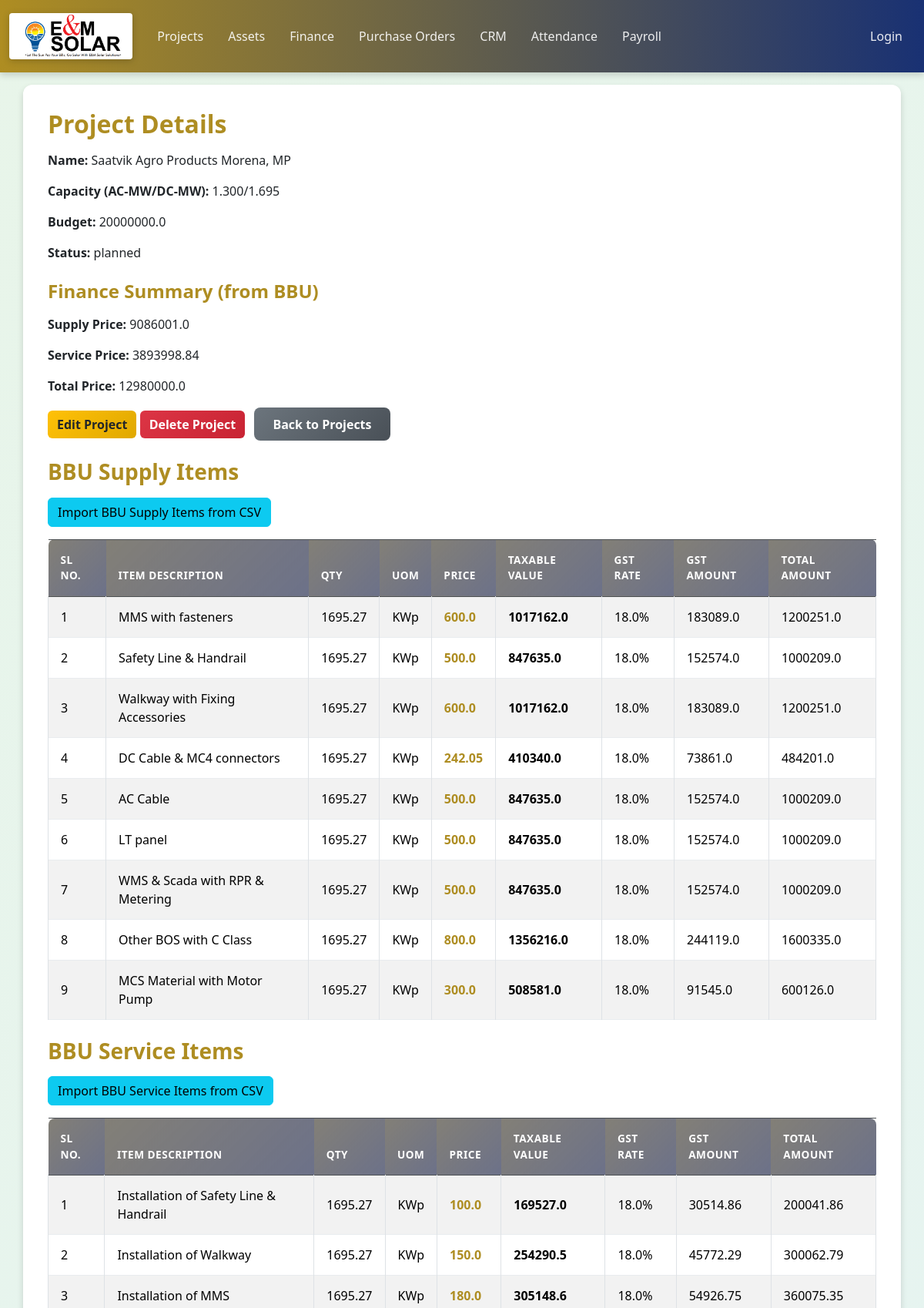
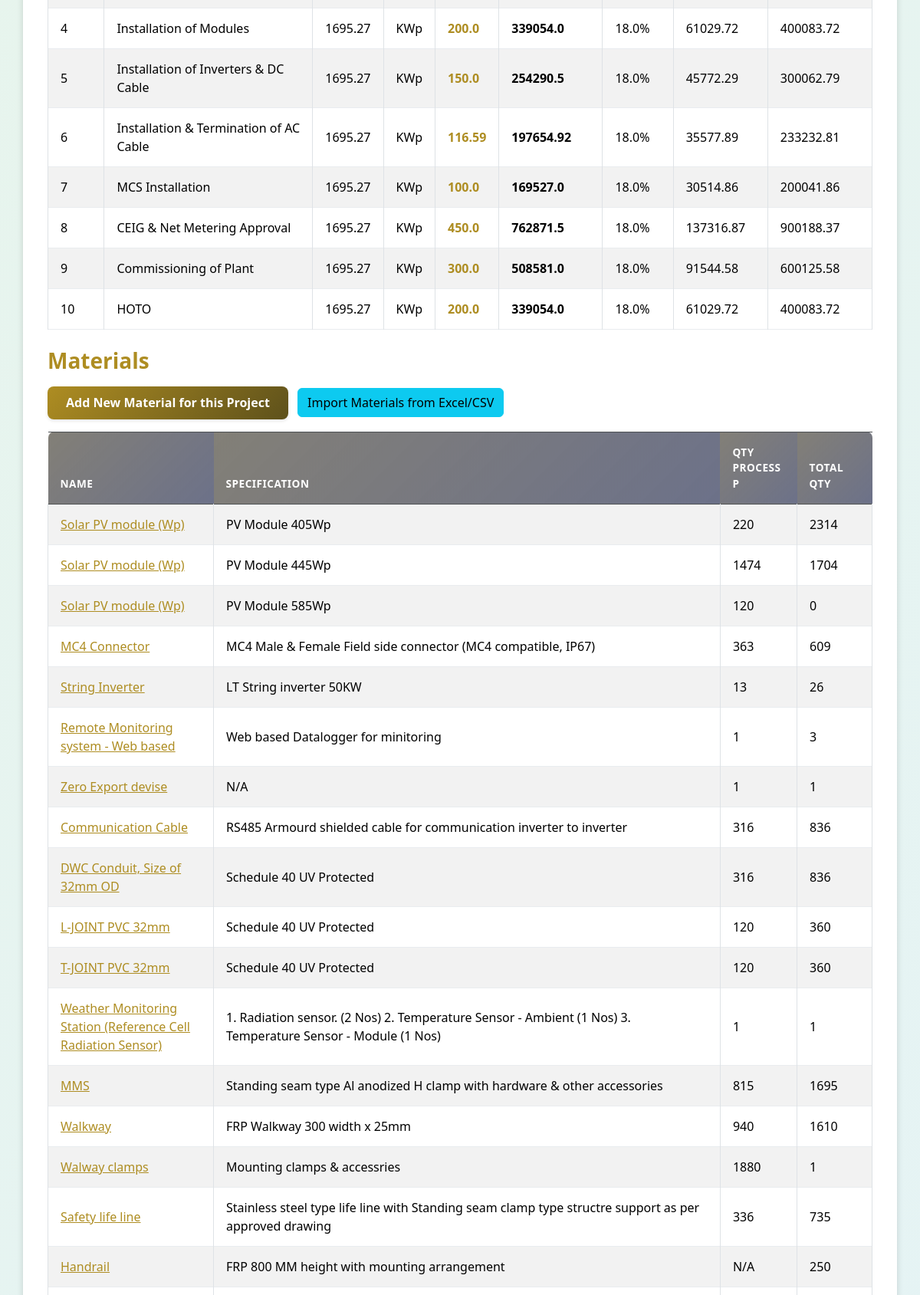
The page /projects/5 (upper part) on the database its author committed (2 pictures, top to bottom).
### models/project.py (models this page shows)
class SolarProject(db.Model):
    id = db.Column(db.Integer, primary_key=True)
    name = db.Column(db.String(100))
    capacity_mw = db.Column(db.String(50))  # Changed to String to accommodate AC/DC format
    budget = db.Column(db.Float)
    status = db.Column(db.String(50))
    boq_pdf_path = db.Column(db.String(255)) # This field name is misleading now, but keeping for continuity for now
    bbu_pdf_path = db.Column(db.String(255)) # This field name is misleading now, but keeping for continuity for now
    finance_supply_price = db.Column(db.Float)
    finance_service_price = db.Column(db.Float)
    finance_total_price = db.Column(db.Float)
    purchase_orders = relationship("PurchaseOrder", back_populates="project")
    finance_transactions = relationship("FinanceTransaction", back_populates="project")
    materials = relationship("Material", back_populates="project")
    bbu_supply_items = relationship("BBUSupplyItem", back_populates="project")
    bbu_service_items = relationship("BBUServiceItem", back_populates="project")

### models/bbu_item.py (models this page shows)
class BBUSupplyItem(db.Model):
    __tablename__ = 'bbu_supply_item'
    id = db.Column(db.Integer, primary_key=True)
    project_id = db.Column(db.Integer, db.ForeignKey('solar_project.id'))
    sl_no = db.Column(db.String(50))
    item_description = db.Column(db.String(500))
    qty = db.Column(db.Float)
    uom = db.Column(db.String(50))
    price = db.Column(db.Float)
    taxable_value = db.Column(db.Float)
    gst_rate = db.Column(db.String(50)) # Storing as float (e.g., 18.0 for 18%)
    gst_amount = db.Column(db.Float)
    total_amount = db.Column(db.Float)
    project = relationship("SolarProject", back_populates="bbu_supply_items")

class BBUServiceItem(db.Model):
    __tablename__ = 'bbu_service_item'
    id = db.Column(db.Integer, primary_key=True)
    project_id = db.Column(db.Integer, db.ForeignKey('solar_project.id'))
    sl_no = db.Column(db.String(50))
    item_description = db.Column(db.String(500))
    qty = db.Column(db.Float)
    uom = db.Column(db.String(50))
    price = db.Column(db.Float)
    taxable_value = db.Column(db.Float)
    gst_rate = db.Column(db.String) # Storing as float (e.g., 18.0 for 18%)
    gst_amount = db.Column(db.Float)
    total_amount = db.Column(db.Float)
    project = relationship("SolarProject", back_populates="bbu_service_items")

### models/material.py (models this page shows)
class Material(db.Model):
    id = db.Column(db.Integer, primary_key=True)
    project_id = db.Column(db.Integer, db.ForeignKey('solar_project.id'))
    name = db.Column(db.String(256))
    specification = db.Column(db.String(256))
    qty_process_p = db.Column(db.String(50))
    qty_fmg1 = db.Column(db.String(50))
    qty_storage = db.Column(db.String(50))
    total_qty = db.Column(db.String(100))
    uom = db.Column(db.String(50))
    make = db.Column(db.String(100))
    supply = db.Column(db.String(100))
    service = db.Column(db.String(100))
    rate = db.Column(db.String(50))
    amount = db.Column(db.String(50))
    project = relationship("SolarProject", back_populates="materials")

### routes/project_routes.py (the view)
@project_bp.route('/projects/<int:id>', methods=['GET'])
def get_project(id):
    project = SolarProject.query.get_or_404(id)
    return render_template('project_detail.html', project=project, materials=project.materials,
                           finance_transactions=project.finance_transactions,
                           bbu_supply_items=project.bbu_supply_items,
                           bbu_service_items=project.bbu_service_items)

### templates/project_detail.html (shortened to what this page needs)
{% extends "base.html" %}
{% block content %}
<h2 class="mb-3">Project Details</h2>
<p><strong>Name:</strong> {{ project.name }}</p>
<p><strong>Capacity (AC-MW/DC-MW):</strong> {{ project.capacity_mw }}</p>
<p><strong>Budget:</strong> {{ project.budget }}</p>
<p><strong>Status:</strong> {{ project.status }}</p>
<h4 class="mt-4">Finance Summary (from BBU)</h4>
<p><strong>Supply Price:</strong> {{ project.finance_supply_price if project.finance_supply_price else 'N/A' }}</p>
<p><strong>Service Price:</strong> {{ project.finance_service_price if project.finance_service_price else 'N/A' }}</p>
<p><strong>Total Price:</strong> {{ project.finance_total_price if project.finance_total_price else 'N/A' }}</p>
<a href="/projects/{{ project.id }}/edit" class="btn btn-warning">Edit Project</a>
<form action="/projects/{{ project.id }}/delete" method="POST" class="d-inline">
    <button type="submit" class="btn btn-danger" onclick="return confirm('Are you sure you want to delete this project?');">Delete Project</button>
</form>
<a href="/projects" class="btn btn-secondary ms-2">Back to Projects</a>
<h3 class="mt-4">BBU Supply Items</h3>
<a href="/projects/{{ project.id }}/import_bbu_supply" class="btn btn-info mb-3">Import BBU Supply Items from CSV</a>
{% if bbu_supply_items %}
<table class="table table-striped table-bordered mb-3">
    <thead class="table-dark">
        <tr>
            <th>Sl No.</th>
            <th>Item Description</th>
            <th>Qty</th>
            <th>UOM</th>
            <th>Price</th>
            <th>Taxable Value</th>
            <th>GST Rate</th>
            <th>GST Amount</th>
            <th>Total Amount</th>
        </tr>
    </thead>
    <tbody>
        {% for item in bbu_supply_items %}
        <tr>
            <td>{{ item.sl_no }}</td>
            <td>{{ item.item_description }}</td>
            <td>{{ item.qty }}</td>
            <td>{{ item.uom }}</td>
            <td>{{ item.price }}</td>
            <td>{{ item.taxable_value }}</td>
            <td>{{ item.gst_rate }}%</td>
            <td>{{ item.gst_amount }}</td>
            <td>{{ item.total_amount }}</td>
        </tr>
        {% endfor %}
    </tbody>
</table>
{% else %}
<p>No BBU supply items found for this project.</p>
{% endif %}
<h3 class="mt-4">BBU Service Items</h3>
<a href="/projects/{{ project.id }}/import_bbu_service" class="btn btn-info mb-3">Import BBU Service Items from CSV</a>
{% if bbu_service_items %}
<table class="table table-striped table-bordered mb-3">
    <thead class="table-dark">
        <tr>
            <th>Sl No.</th>
            <th>Item Description</th>
            <th>Qty</th>
            <th>UOM</th>
            <th>Price</th>
            <th>Taxable Value</th>
            <th>GST Rate</th>
            <th>GST Amount</th>
            <th>Total Amount</th>
        </tr>
    </thead>
    <tbody>
        {% for item in bbu_service_items %}
        <tr>
            <td>{{ item.sl_no }}</td>
            <td>{{ item.item_description }}</td>
            <td>{{ item.qty }}</td>
            <td>{{ item.uom }}</td>
            <td>{{ item.price }}</td>
            <td>{{ item.taxable_value }}</td>
            <td>{{ item.gst_rate }}%</td>
            <td>{{ item.gst_amount }}</td>
            <td>{{ item.total_amount }}</td>
        </tr>
        {% endfor %}
    </tbody>
</table>
{% else %}
<p>No BBU service items found for this project.</p>
{% endif %}
<h3 class="mt-4">Materials</h3>
<a href="/materials/new?project_id={{ project.id }}" class="btn btn-primary mb-3">Add New Material for this Project</a>
<a href="/projects/{{ project.id }}/import_materials" class="btn btn-info mb-3 ms-2">Import Materials from Excel/CSV</a>
{% if materials %}
<table class="table table-striped table-bordered mb-3">
    <thead class="table-dark">
        <tr>
            <th>Name</th>
            <th>Specification</th>
            <th>Qty Process P</th>
            <th>Total Qty</th>
        </tr>
    </thead>
    <tbody>
        {% for material in materials %}
        <tr>
            <td><a href="/materials/{{ material.id }}">{{ material.name }}</a></td>
            <td>{{ material.specification or 'N/A' }}</td>
            <td>{{ material.qty_process_p or 'N/A' }}</td>
            <td>{{ material.total_qty or 'N/A' }}</td>
        </tr>
        {% endfor %}
    </tbody>
</table>
{% else %}
<p>No materials found for this project.</p>
{% endif %}
{% endblock %}

### static/style.css (style rules this page uses)
:root { --primary-color: #ae8d22; --primary-dark: #5e511b; --primary-light: #af984c; --secondary-color: #193173; --secondary-dark: #0d0f40; --secondary-light: #3c4484; --bg-primary: #f8f9fa; --bg-secondary: #e9ecef; --bg-card: #ffffff; --text-primary: #212529; --text-secondary: #6c757d; --text-light: #ffffff; --success: #28a745; --warning: #ffc107; --danger: #dc3545; --info: #17a2b8; --shadow-sm: 0 2px 4px rgba(0,0,0,0.1); --shadow-md: 0 4px 8px rgba(0,0,0,0.15); --shadow-lg: 0 8px 16px rgba(0,0,0,0.2); --radius-sm: 4px; --radius-md: 8px; --radius-lg: 12px; --transition-fast: 0.2s ease; --transition-normal: 0.3s ease; }
body { font-family: 'Segoe UI', Tahoma, Geneva, Verdana, sans-serif; background: linear-gradient(135deg, #e8f5e9 0%, #e3f2fd 100%); background-attachment: fixed; min-height: 100vh; color: var(--text-primary); }
h1, h2, h3, h4, h5, h6 { color: var(--primary-color); font-weight: 600; margin-bottom: 1rem; }
.btn-primary { background: linear-gradient(135deg, var(--primary-color) 0%, var(--primary-dark) 100%); border: none; padding: 0.6rem 1.5rem; border-radius: var(--radius-md); font-weight: 600; box-shadow: var(--shadow-sm); transition: var(--transition-fast); }
.btn-secondary { background: linear-gradient(135deg, #6c757d 0%, #495057 100%); border: none; padding: 0.6rem 1.5rem; border-radius: var(--radius-md); font-weight: 600; transition: var(--transition-fast); }
.btn-warning { background: linear-gradient(135deg, var(--warning) 0%, #e0a800 100%); border: none; color: #212529; font-weight: 600; transition: var(--transition-fast); }
.btn-danger { background: linear-gradient(135deg, var(--danger) 0%, #c82333 100%); border: none; font-weight: 600; transition: var(--transition-fast); }
.table { margin-bottom: 0; }
.table thead th { background: linear-gradient(135deg, rgba(95, 91, 80, 0.775) 0%, rgba(82, 88, 116, 0.847) 100%); color: var(--text-light); font-weight: 600; text-transform: uppercase; font-size: 0.85rem; letter-spacing: 0.5px; border: none; padding: 1rem; }
.table thead th:first-child { border-top-left-radius: var(--radius-md); }
.table thead th:last-child { border-top-right-radius: var(--radius-md); }
.table tbody tr { transition: var(--transition-fast); border-bottom: 1px solid var(--bg-secondary); }
.table tbody td { padding: 0.875rem 1rem; vertical-align: middle; }
a { color: var(--primary-color); transition: var(--transition-fast); }
.table tbody tr td:first-child::before { content: ''; }
.table td:nth-child(5) { font-weight: 600; color: var(--primary-color); }
.table td:nth-child(6) { font-weight: 600; }

### rows shown on the page
SolarProject: name "Saatvik Agro Products Morena, MP", capacity_mw "1.300/1.695", budget "20000000.0", status "planned", finance_supply_price "9086001.0", finance_service_price "3893998.84", finance_total_price "12980000.0"
BBUSupplyItem: sl_no "1", item_description "MMS with fasteners", qty "1695.27", uom "KWp", price "600.0", taxable_value "1017162.0", gst_rate "18.0", gst_amount "183089.0", total_amount "1200251.0"
BBUSupplyItem: sl_no "2", item_description "Safety Line & Handrail", qty "1695.27", uom "KWp", price "500.0", taxable_value "847635.0", gst_rate "18.0", gst_amount "152574.0", total_amount "1000209.0"
BBUSupplyItem: sl_no "3", item_description "Walkway with Fixing Accessories", qty "1695.27", uom "KWp", price "600.0", taxable_value "1017162.0", gst_rate "18.0", gst_amount "183089.0", total_amount "1200251.0"
BBUSupplyItem: sl_no "4", item_description "DC Cable & MC4 connectors", qty "1695.27", uom "KWp", price "242.05", taxable_value "410340.0", gst_rate "18.0", gst_amount "73861.0", total_amount "484201.0"
BBUSupplyItem: sl_no "5", item_description "AC Cable", qty "1695.27", uom "KWp", price "500.0", taxable_value "847635.0", gst_rate "18.0", gst_amount "152574.0", total_amount "1000209.0"
BBUSupplyItem: sl_no "6", item_description "LT panel", qty "1695.27", uom "KWp", price "500.0", taxable_value "847635.0", gst_rate "18.0", gst_amount "152574.0", total_amount "1000209.0"
BBUSupplyItem: sl_no "7", item_description "WMS & Scada with RPR & Metering", qty "1695.27", uom "KWp", price "500.0", taxable_value "847635.0", gst_rate "18.0", gst_amount "152574.0", total_amount "1000209.0"
BBUSupplyItem: sl_no "8", item_description "Other BOS with C Class", qty "1695.27", uom "KWp", price "800.0", taxable_value "1356216.0", gst_rate "18.0", gst_amount "244119.0", total_amount "1600335.0"
BBUSupplyItem: sl_no "9", item_description "MCS Material with Motor Pump", qty "1695.27", uom "KWp", price "300.0", taxable_value "508581.0", gst_rate "18.0", gst_amount "91545.0", total_amount "600126.0"
BBUServiceItem: sl_no "1", item_description "Installation of Safety Line & Handrail", qty "1695.27", uom "KWp", price "100.0", taxable_value "169527.0", gst_rate "18.0", gst_amount "30514.86", total_amount "200041.86"
BBUServiceItem: sl_no "2", item_description "Installation of Walkway", qty "1695.27", uom "KWp", price "150.0", taxable_value "254290.5", gst_rate "18.0", gst_amount "45772.29", total_amount "300062.79"
BBUServiceItem: sl_no "3", item_description "Installation of MMS", qty "1695.27", uom "KWp", price "180.0", taxable_value "305148.6", gst_rate "18.0", gst_amount "54926.75", total_amount "360075.35"
BBUServiceItem: sl_no "4", item_description "Installation of Modules", qty "1695.27", uom "KWp", price "200.0", taxable_value "339054.0", gst_rate "18.0", gst_amount "61029.72", total_amount "400083.72"
BBUServiceItem: sl_no "5", item_description "Installation of Inverters & DC Cable", qty "1695.27", uom "KWp", price "150.0", taxable_value "254290.5", gst_rate "18.0", gst_amount "45772.29", total_amount "300062.79"
BBUServiceItem: sl_no "6", item_description "Installation & Termination of AC Cable", qty "1695.27", uom "KWp", price "116.59", taxable_value "197654.92", gst_rate "18.0", gst_amount "35577.89", total_amount "233232.81"
BBUServiceItem: sl_no "7", item_description "MCS Installation", qty "1695.27", uom "KWp", price "100.0", taxable_value "169527.0", gst_rate "18.0", gst_amount "30514.86", total_amount "200041.86"
BBUServiceItem: sl_no "8", item_description "CEIG & Net Metering Approval", qty "1695.27", uom "KWp", price "450.0", taxable_value "762871.5", gst_rate "18.0", gst_amount "137316.87", total_amount "900188.37"
BBUServiceItem: sl_no "9", item_description "Commissioning of Plant", qty "1695.27", uom "KWp", price "300.0", taxable_value "508581.0", gst_rate "18.0", gst_amount "91544.58", total_amount "600125.58"
BBUServiceItem: sl_no "10", item_description "HOTO", qty "1695.27", uom "KWp", price "200.0", taxable_value "339054.0", gst_rate "18.0", gst_amount "61029.72", total_amount "400083.72"
Material: name "Solar PV module (Wp)", specification "PV Module 405Wp", qty_process_p "220", total_qty "2314"
Material: name "Solar PV module (Wp)", specification "PV Module 445Wp", qty_process_p "1474", total_qty "1704"
Material: name "Solar PV module (Wp)", specification "PV Module 585Wp", qty_process_p "120", total_qty "0"
Material: name "MC4 Connector", specification "MC4 Male & Female Field side connector (MC4 compatible, IP67)", qty_process_p "363", total_qty "609"
Material: name "String Inverter", specification "LT String inverter 50KW", qty_process_p "13", total_qty "26"
Material: name "Remote Monitoring system - Web based", specification "Web based Datalogger for minitoring", qty_process_p "1", total_qty "3"
Material: name "Zero Export devise", specification "N/A", qty_process_p "1", total_qty "1"
Material: name "Communication Cable", specification "RS485 Armourd shielded cable for communication inverter to inverter", qty_process_p "316", total_qty "836"
Material: name "DWC Conduit, Size of 32mm OD", specification "Schedule 40 UV Protected", qty_process_p "316", total_qty "836"
Material: name "L-JOINT PVC 32mm", specification "Schedule 40 UV Protected", qty_process_p "120", total_qty "360"
Material: name "T-JOINT PVC 32mm", specification "Schedule 40 UV Protected", qty_process_p "120", total_qty "360"
Material: name "Weather Monitoring Station (Reference Cell Radiation Sensor)", specification "1. Radiation sensor. (2 Nos) 2. Temperature Sensor - Ambient (1 Nos) 3. Temperature Sensor - Module (1 Nos)", qty_process_p "1", total_qty "1"
Material: name "MMS", specification "Standing seam type Al anodized H clamp with hardware & other accessories", qty_process_p "815", total_qty "1695"
Material: name "Walkway", specification "FRP Walkway 300 width x 25mm", qty_process_p "940", total_qty "1610"
Material: name "Walway clamps", specification "Mounting clamps & accessries", qty_process_p "1880", total_qty "1"
Material: name "Safety life line", specification "Stainless steel type life line with Standing seam clamp type structre support as per approved drawing", qty_process_p "336", total_qty "735"
Material: name "Handrail", specification "FRP 800 MM height with mounting arrangement", qty_process_p "N/A", total_qty "250"
